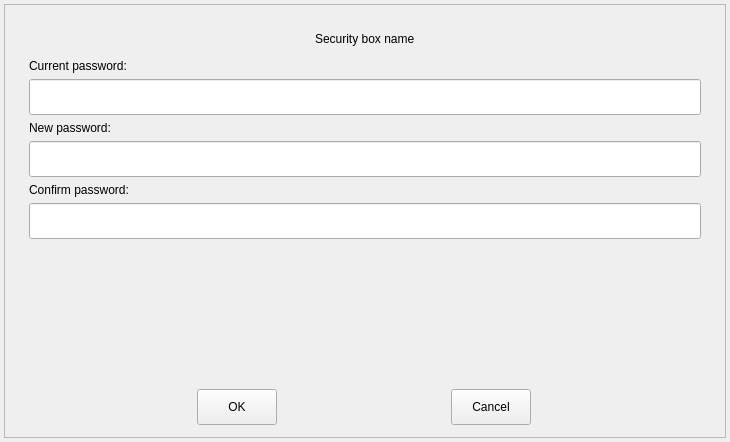
<?xml version="1.0" encoding="UTF-8"?>
<ui version="4.0">
 <class>BoxPasswordModification</class>
 <widget class="QWidget" name="BoxPasswordModification">
  <property name="geometry">
   <rect>
    <x>0</x>
    <y>0</y>
    <width>730</width>
    <height>442</height>
   </rect>
  </property>
  <property name="windowTitle">
   <string>Modify password</string>
  </property>
  <property name="windowIcon">
   <iconset resource="../../../resources/resources.qrc">
    <normaloff>:/images/logo</normaloff>:/images/logo</iconset>
  </property>
  <property name="styleSheet">
   <string notr="true"/>
  </property>
  <layout class="QVBoxLayout" name="verticalLayout">
   <property name="spacing">
    <number>4</number>
   </property>
   <property name="leftMargin">
    <number>4</number>
   </property>
   <property name="topMargin">
    <number>4</number>
   </property>
   <property name="rightMargin">
    <number>4</number>
   </property>
   <property name="bottomMargin">
    <number>4</number>
   </property>
   <item>
    <widget class="QFrame" name="m_frame">
     <property name="frameShape">
      <enum>QFrame::StyledPanel</enum>
     </property>
     <property name="frameShadow">
      <enum>QFrame::Raised</enum>
     </property>
     <layout class="QVBoxLayout" name="verticalLayout_5">
      <property name="leftMargin">
       <number>24</number>
      </property>
      <property name="topMargin">
       <number>24</number>
      </property>
      <property name="rightMargin">
       <number>24</number>
      </property>
      <property name="bottomMargin">
       <number>12</number>
      </property>
      <item>
       <layout class="QHBoxLayout" name="horizontalLayout">
        <property name="bottomMargin">
         <number>4</number>
        </property>
        <item>
         <spacer name="horizontalSpacer_2">
          <property name="orientation">
           <enum>Qt::Horizontal</enum>
          </property>
          <property name="sizeHint" stdset="0">
           <size>
            <width>40</width>
            <height>20</height>
           </size>
          </property>
         </spacer>
        </item>
        <item>
         <widget class="QLabel" name="m_boxName">
          <property name="minimumSize">
           <size>
            <width>0</width>
            <height>0</height>
           </size>
          </property>
          <property name="text">
           <string>Security box name</string>
          </property>
         </widget>
        </item>
        <item>
         <spacer name="horizontalSpacer">
          <property name="orientation">
           <enum>Qt::Horizontal</enum>
          </property>
          <property name="sizeHint" stdset="0">
           <size>
            <width>40</width>
            <height>20</height>
           </size>
          </property>
         </spacer>
        </item>
       </layout>
      </item>
      <item>
       <layout class="QVBoxLayout" name="verticalLayout_2">
        <item>
         <widget class="QLabel" name="label_2">
          <property name="sizePolicy">
           <sizepolicy hsizetype="Preferred" vsizetype="Fixed">
            <horstretch>0</horstretch>
            <verstretch>0</verstretch>
           </sizepolicy>
          </property>
          <property name="text">
           <string>Current password:</string>
          </property>
         </widget>
        </item>
        <item>
         <widget class="QLineEdit" name="m_currentPassword">
          <property name="minimumSize">
           <size>
            <width>0</width>
            <height>36</height>
           </size>
          </property>
         </widget>
        </item>
       </layout>
      </item>
      <item>
       <layout class="QVBoxLayout" name="verticalLayout_3">
        <item>
         <widget class="QLabel" name="label_3">
          <property name="text">
           <string>New password:       </string>
          </property>
         </widget>
        </item>
        <item>
         <widget class="QLineEdit" name="m_newPassword">
          <property name="minimumSize">
           <size>
            <width>0</width>
            <height>36</height>
           </size>
          </property>
         </widget>
        </item>
       </layout>
      </item>
      <item>
       <layout class="QVBoxLayout" name="verticalLayout_4">
        <item>
         <widget class="QLabel" name="label_4">
          <property name="text">
           <string>Confirm password:</string>
          </property>
         </widget>
        </item>
        <item>
         <widget class="QLineEdit" name="m_confirmPassword">
          <property name="minimumSize">
           <size>
            <width>0</width>
            <height>36</height>
           </size>
          </property>
         </widget>
        </item>
       </layout>
      </item>
      <item>
       <spacer name="verticalSpacer">
        <property name="orientation">
         <enum>Qt::Vertical</enum>
        </property>
        <property name="sizeHint" stdset="0">
         <size>
          <width>20</width>
          <height>40</height>
         </size>
        </property>
       </spacer>
      </item>
      <item>
       <layout class="QHBoxLayout" name="horizontalLayout_3">
        <item>
         <widget class="QPushButton" name="m_ok">
          <property name="sizePolicy">
           <sizepolicy hsizetype="Fixed" vsizetype="Fixed">
            <horstretch>0</horstretch>
            <verstretch>0</verstretch>
           </sizepolicy>
          </property>
          <property name="minimumSize">
           <size>
            <width>72</width>
            <height>36</height>
           </size>
          </property>
          <property name="text">
           <string>OK</string>
          </property>
         </widget>
        </item>
        <item>
         <widget class="QPushButton" name="m_cancel">
          <property name="sizePolicy">
           <sizepolicy hsizetype="Fixed" vsizetype="Fixed">
            <horstretch>0</horstretch>
            <verstretch>0</verstretch>
           </sizepolicy>
          </property>
          <property name="minimumSize">
           <size>
            <width>72</width>
            <height>36</height>
           </size>
          </property>
          <property name="text">
           <string>Cancel</string>
          </property>
         </widget>
        </item>
       </layout>
      </item>
     </layout>
    </widget>
   </item>
  </layout>
 </widget>
 <resources>
  <include location="../../../resources/resources.qrc"/>
 </resources>
 <connections/>
</ui>
